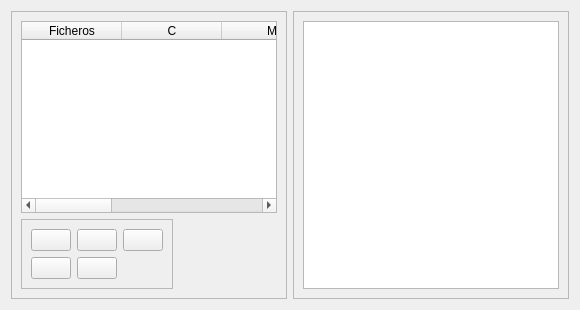
      <widget class="QWidget" name="tab_9">
       <attribute name="title">
        <string>Cola Impresión</string>
       </attribute>
       <layout class="QGridLayout" name="gridLayout_21">
        <item row="0" column="0">
         <widget class="QFrame" name="frame_9">
          <property name="frameShape">
           <enum>QFrame::StyledPanel</enum>
          </property>
          <property name="frameShadow">
           <enum>QFrame::Raised</enum>
          </property>
          <layout class="QGridLayout" name="gridLayout_20">
           <item row="1" column="0">
            <widget class="QFrame" name="frame_10">
             <property name="frameShape">
              <enum>QFrame::StyledPanel</enum>
             </property>
             <property name="frameShadow">
              <enum>QFrame::Raised</enum>
             </property>
             <layout class="QGridLayout" name="gridLayout_17">
              <item row="0" column="0">
               <widget class="QPushButton" name="m_pbColaAdd">
                <property name="text">
                 <string/>
                </property>
                <property name="icon">
                 <iconset resource="../../In2Apps/In2CMYK/In2CMYK/shared.qrc">
                  <normaloff>:/res/images/plus24.png</normaloff>:/res/images/plus24.png</iconset>
                </property>
               </widget>
              </item>
              <item row="0" column="1">
               <widget class="QPushButton" name="m_pbColaDel">
                <property name="text">
                 <string/>
                </property>
                <property name="icon">
                 <iconset resource="../../In2Apps/In2CMYK/In2CMYK/shared.qrc">
                  <normaloff>:/res/images/minus24.png</normaloff>:/res/images/minus24.png</iconset>
                </property>
               </widget>
              </item>
              <item row="0" column="2">
               <widget class="QPushButton" name="m_pbColaErase">
                <property name="text">
                 <string/>
                </property>
                <property name="icon">
                 <iconset resource="../../In2Apps/In2CMYK/In2CMYK/shared.qrc">
                  <normaloff>:/res/images/Cancel_32x32.png</normaloff>:/res/images/Cancel_32x32.png</iconset>
                </property>
               </widget>
              </item>
              <item row="1" column="0">
               <widget class="QPushButton" name="m_pbColaUp">
                <property name="text">
                 <string/>
                </property>
                <property name="icon">
                 <iconset resource="../../In2Apps/In2CMYK/In2CMYK/shared.qrc">
                  <normaloff>:/res/images/1uparrow.png</normaloff>:/res/images/1uparrow.png</iconset>
                </property>
               </widget>
              </item>
              <item row="1" column="1">
               <widget class="QPushButton" name="m_pbColaDown">
                <property name="text">
                 <string/>
                </property>
                <property name="icon">
                 <iconset resource="../../In2Apps/In2CMYK/In2CMYK/shared.qrc">
                  <normaloff>:/res/images/1downarrow.png</normaloff>:/res/images/1downarrow.png</iconset>
                </property>
               </widget>
              </item>
             </layout>
            </widget>
           </item>
           <item row="1" column="1">
            <spacer name="horizontalSpacer_7">
             <property name="orientation">
              <enum>Qt::Horizontal</enum>
             </property>
             <property name="sizeHint" stdset="0">
              <size>
               <width>40</width>
               <height>20</height>
              </size>
             </property>
            </spacer>
           </item>
           <item row="0" column="0" colspan="2">
            <widget class="QTableWidget" name="m_twCola">
             <column>
              <property name="text">
               <string>Ficheros</string>
              </property>
             </column>
             <column>
              <property name="text">
               <string>C</string>
              </property>
             </column>
             <column>
              <property name="text">
               <string>M</string>
              </property>
             </column>
             <column>
              <property name="text">
               <string>Y</string>
              </property>
             </column>
             <column>
              <property name="text">
               <string>K</string>
              </property>
             </column>
             <column>
              <property name="text">
               <string>Offset(mm)</string>
              </property>
             </column>
            </widget>
           </item>
          </layout>
         </widget>
        </item>
        <item row="0" column="1">
         <widget class="QFrame" name="frame_11">
          <property name="frameShape">
           <enum>QFrame::StyledPanel</enum>
          </property>
          <property name="frameShadow">
           <enum>QFrame::Raised</enum>
          </property>
          <layout class="QGridLayout" name="gridLayout_18">
           <item row="0" column="0">
            <widget class="QGraphicsView" name="m_gvPreviewQueue"/>
           </item>
          </layout>
         </widget>
        </item>
       </layout>
      </widget>
